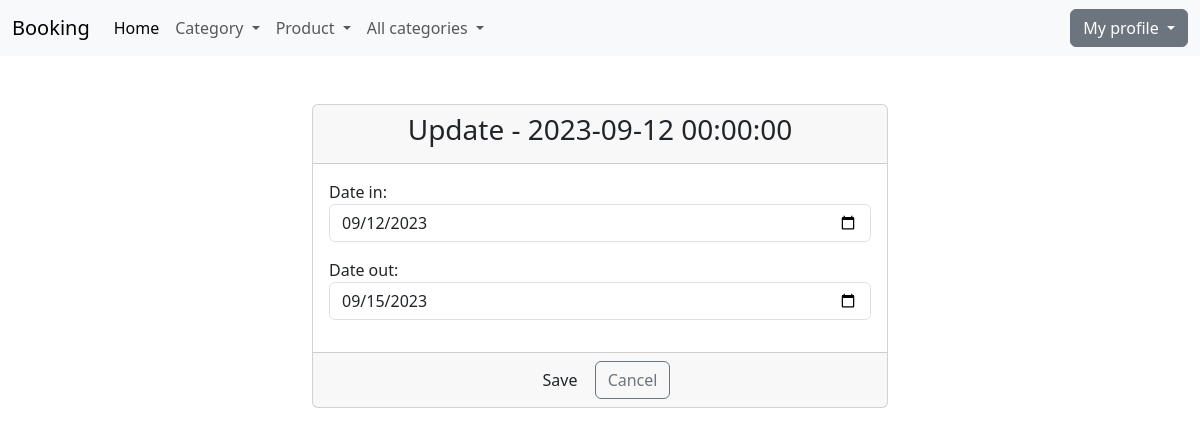
Page /update_reservation/1/ (signed in) on the committed database.
### reservation/models.py (models this page shows)
class Reservation(models.Model):
    date_in = models.DateField()
    date_out = models.DateField()
    def __str__(self):
        return f'{self.date_in}'

### reservation/views.py (the view)
# urls.py: path('update_reservation/<int:pk>/', views.ReservationUpdateView.as_view(), name='update-reservation'),
class ReservationUpdateView(PermissionRequiredMixin, UpdateView):
    template_name = 'reservation/update_reservation.html'
    model = Reservation
    form_class = ReservationUpdateForm
    success_url = reverse_lazy('list-of-reservations')
    permission_required = 'reservation.add_reservation'

### reservation/forms.py
class ReservationUpdateForm(forms.ModelForm):
    class Meta:
        model = Reservation
        fields = '__all__'
        widgets = {
            'reserved_by': TextInput(attrs={'class': 'form-control', 'placeholder': 'Please enter your name'}),
            'date_in': DateInput(attrs={'class': 'form-control', 'type': 'date'}),
            'date_out': DateInput(attrs={'class': 'form-control', 'type': 'date'}),
        }

### booking/context_processors.py (called while the page is built)
def get_all_categories(request):
    return {'get_categories': Category.objects.all()}

### templates/reservation/update_reservation.html (shortened to what this page needs)
{% extends 'base.html' %}
{% block content %}
    <div class="container-fluid">
        <div class="row">
            <div class="col-md-6 offset-md-3">
                <br><br>
                <div class="card">
                    <div class="card-header">
                        <h3 class="text-center">Update - {{ reservation }}</h3>
                    </div>
                    <form method="post" enctype="multipart/form-data">
                        <div class="card-body">
                            {{ form.as_p }}
                        </div>
                        <div class="card-footer text-center">
                            <button type="submit" class="btn bnt-success">Save</button>
                            <a href="{% url 'list-of-reservations' %}" class="btn btn-outline-secondary">Cancel</a>
                        </div>
                    </form>
                </div>
            </div>
        </div>
    </div>
{% endblock %}

### rows in the picture
Reservation: date_in "2023-09-12 00:00:00", date_in "09/12/2023", date_out "09/15/2023"
